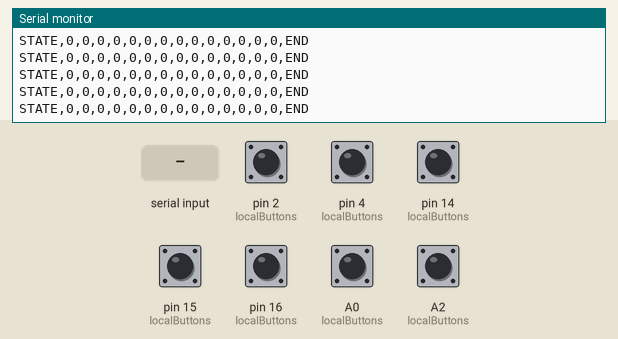
Recording of a sketch running on a simulated Arduino Leonardo, built with avr-gcc and run on an emulated ATmega32U4. On the bench: the last lines printed to the serial monitor. Inputs (shaded band) come from the test bench; at power-on: A0 (localButtons), A2 (localButtons), pin 2 (localButtons), pin 4 (localButtons), pin 14 (localButtons), pin 15 (localButtons), pin 16 (localButtons) HIGH. USB keyboard and mouse output is not drawn.

Above: at 1.2 s.
1.3 s: pin 14 (localButtons) pulled LOW for 0.15 s
At 1.36 s:
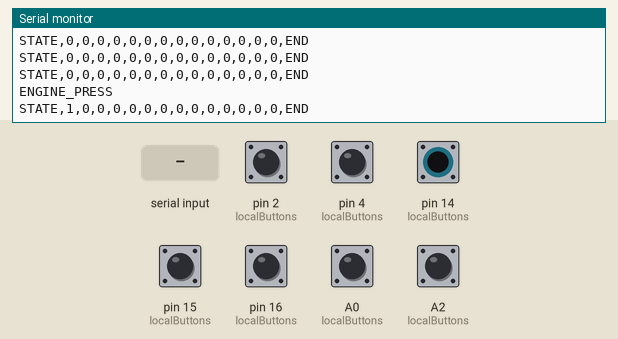
2.9 s: "CODE_STATE,\n" received over Serial
4.4 s: "PRESS,\n" received over Serial
5.9 s: pin 2 (localButtons) pulled LOW for 0.15 s
At 5.96 s:
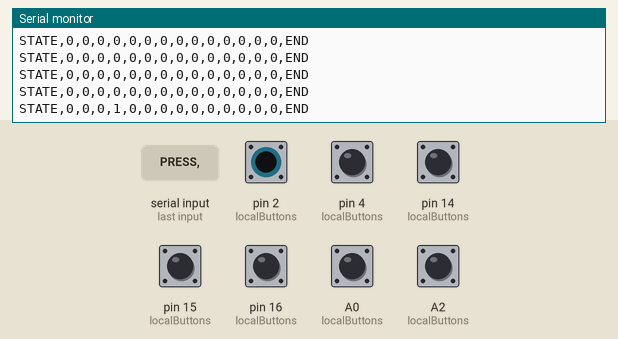
7.5 s: pin 4 (localButtons) pulled LOW for 0.15 s
At 7.52 s:
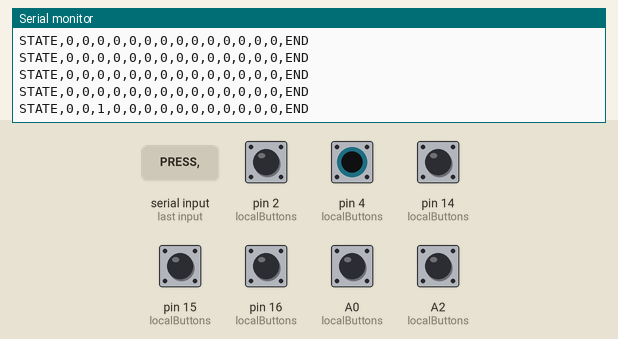
9.1 s: pin 15 (localButtons) pulled LOW for 0.15 s
At 9.12 s:
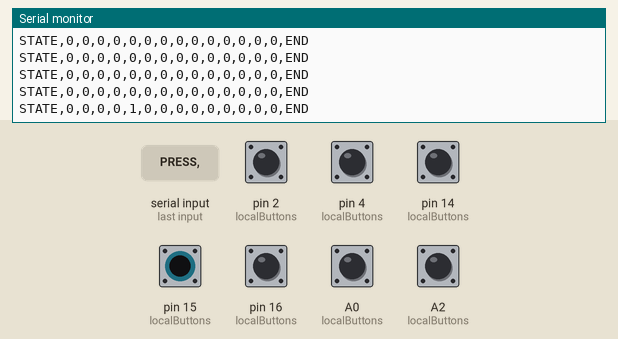

Measured:
- after the input at 1.3 s, the serial monitor: prints a new line after 0.05 s (image 1)
- after the input at 5.9 s, the serial monitor: prints a new line after 0.05 s (image 2)
- after the input at 7.5 s, the serial monitor: prints a new line at once (image 3)
- after the input at 9.1 s, the serial monitor: prints a new line at once (image 4)

The sketch:

codearduino.ino
```cpp
#include <Keyboard.h>
#include <SoftwareSerial.h>

/* ========================
   NANO CONNECTION
======================== */
SoftwareSerial mySerial(9, 7);

/* ======================== */
#define BAUDRATE 115200

/* ======================= */
struct Button {
  uint8_t pin;
};

Button localButtons[] = {
  {14}, // ENGINE
  {16},
  {4},
  {2},
  {15},
  {A0},
  {A2},
};

const uint8_t localCount = sizeof(localButtons) / sizeof(localButtons[0]);

bool nanoStates[7] = {0,0,0,0,0,0,0};

bool lastHornState = false;
bool lastFarState  = false;
bool lastEngineState = false;

bool codeGameState = false;

String receivedNano = "";
String receivedPC   = "";

/* ======================= */
void setup() {

  Serial.begin(BAUDRATE);
  mySerial.begin(9600);

  for (uint8_t i = 0; i < localCount; i++) {
    pinMode(localButtons[i].pin, INPUT_PULLUP);
  }

  Keyboard.begin();
  Serial.println("MICRO_READY");
}

/* ======================= */
void loop() {

  // =========================
  // 1️⃣ Receive from Nano
  // =========================
  while (mySerial.available()) {
    char c = mySerial.read();

    if (c == '\n') {
      processNanoData(receivedNano);
      receivedNano = "";
    } else {
      receivedNano += c;
    }
  }

  // =========================
  // 2️⃣ Receive from Python
  // =========================
  while (Serial.available()) {

    char c = Serial.read();

    if (c == '\n') {
      processPCCommand(receivedPC);
      receivedPC = "";
    } else {
      receivedPC += c;
    }
  }

  // =====================================================
  // 🔥 ENGINE HOLD (PIN 14)
  // =====================================================

  bool currentEngineState = (digitalRead(localButtons[0].pin) == LOW);

  if (currentEngineState && !lastEngineState) {
    Keyboard.press('e');
    Serial.println("ENGINE_PRESS");
  }

  if (!currentEngineState && lastEngineState) {
    Keyboard.release('e');
    Serial.println("ENGINE_RELEASE");
  }

  lastEngineState = currentEngineState;

  // =====================================================
  // 🔥 KLAXON HOLD (nanoStates[3])
  // =====================================================

  bool currentHornState = nanoStates[3];

  if (currentHornState && !lastHornState) {
    Keyboard.press('2');
    Serial.println("HORN_PRESS");
  }

  if (!currentHornState && lastHornState) {
    Keyboard.release('2');
    Serial.println("HORN_RELEASE");
  }

  lastHornState = currentHornState;

  // =====================================================
  // 🔥 FAR LOGIC
  // =====================================================

  bool currentFarState = nanoStates[2];

  if (!codeGameState) {

    if (currentFarState && !lastFarState) {
      Keyboard.press('3');
      Serial.println("FAR_PRESS");
    }

    if (!currentFarState && lastFarState) {
      Keyboard.release('3');
      Serial.println("FAR_RELEASE");
    }
  }

  lastFarState = currentFarState;

  // =====================================================
  // SEND STATE TO PYTHON
  // =====================================================

  Serial.print("STATE,");

  for (uint8_t i = 0; i < localCount; i++) {
    bool state = (digitalRead(localButtons[i].pin) == LOW);
    Serial.print(state ? 1 : 0);
    Serial.print(",");
  }

  for (uint8_t i = 0; i < 7; i++) {
    Serial.print(nanoStates[i] ? 1 : 0);
    Serial.print(",");
  }

  Serial.println("END");

  delay(50);
}

/* ======================= */
void processNanoData(String data) {

  if (!data.startsWith("START")) return;

  int nanoIndex = 0;

  for (int i = 0; i < data.length(); i++) {

    if (data[i] == '0' || data[i] == '1') {

      nanoStates[nanoIndex] = (data[i] == '1');

      nanoIndex++;

      if (nanoIndex >= 7) break;
    }
  }
}

/* ======================= */
void processPCCommand(String cmd) {

  cmd.trim();

  if (cmd.startsWith("CODE_STATE,")) {

    char value = cmd.charAt(11);

    if (value == '1')
      codeGameState = true;
    else
      codeGameState = false;

    Serial.print("CODE_GAME=");
    Serial.println(codeGameState);
  }

  else if (cmd.startsWith("PRESS,")) {

    char key = cmd.charAt(6);

    Keyboard.press(key);
    delay(30);
    Keyboard.release(key);

    Serial.print("EXECUTED:");
    Serial.println(key);
  }
}
```
